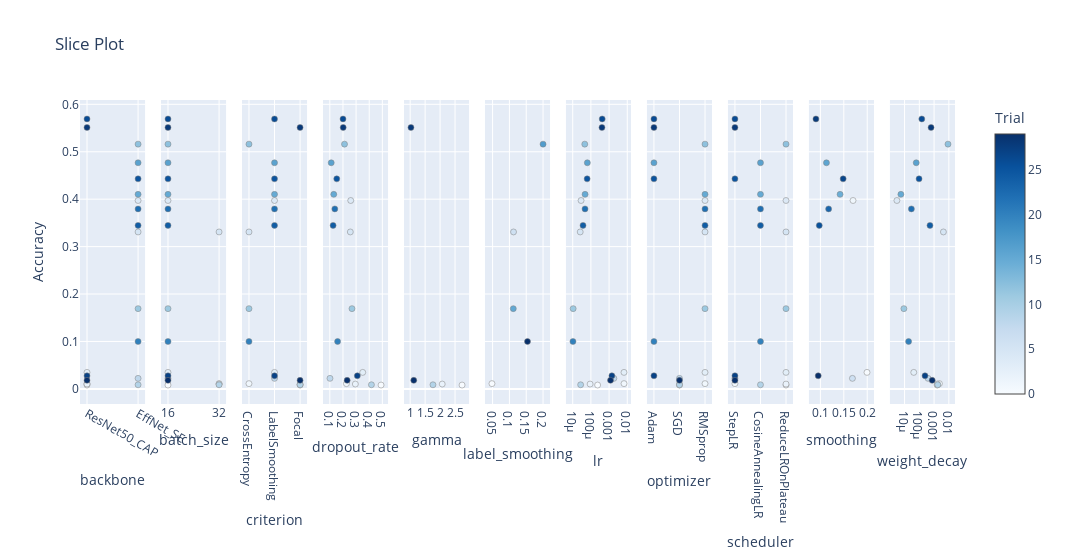

Here is the notebook cell this chart was saved with:
### Code cell
optuna.visualization.plot_parallel_coordinate(study, target_name='Accuracy').show()
optuna.visualization.plot_slice(study, target_name='Accuracy').show()

### Figure 1 — Plotly figure (JSON) as saved in the notebook; plotly's stock layout.template omitted (floating-point values rounded to 4 significant figures)
{"data": [{"marker": {"color": [0, 1, 2, 3, 4, 5, 8, 9, 11, 12, 15, 16, 20, 22, 24, 25, 26, 27, 28, 29], "colorbar": {"title": {"text": "Trial"}, "x": 1, "xpad": 40}, "colorscale": [[0, "rgb(247,251,255)"], [0.125, "rgb(222,235,247)"], [0.25, "rgb(198,219,239)"], [0.375, "rgb(158,202,225)"], [0.5, "rgb(107,174,214)"], [0.625, "rgb(66,146,198)"], [0.75, "rgb(33,113,181)"], [0.875, "rgb(8,81,156)"], [1, "rgb(8,48,107)"]], "line": {"color": "Grey", "width": 0.5}, "showscale": true}, "mode": "markers", "name": "Feasible Trial", "showlegend": false, "type": "scatter", "x": ["ResNet50_CAP", "ResNet50_CAP", "ResNet50_CAP", "ResNet50_CAP", "EffNet_SE", "EffNet_SE", "EffNet_SE", "EffNet_SE", "EffNet_SE", "EffNet_SE", "EffNet_SE", "EffNet_SE", "EffNet_SE", "EffNet_SE", "EffNet_SE", "EffNet_SE", "ResNet50_CAP", "ResNet50_CAP", "ResNet50_CAP", "ResNet50_CAP"], "xaxis": "x", "y": [0.008101, 0.0111, 0.0102, 0.0348, 0.3972, 0.3309, 0.0222, 0.008701, 0.1692, 0.5161, 0.4101, 0.4767, 0.09991, 0.3795, 0.3447, 0.4428, 0.5692, 0.0276, 0.5512, 0.018], "yaxis": "y"}, {"marker": {"color": [0, 1, 2, 3, 4, 5, 8, 9, 11, 12, 15, 16, 20, 22, 24, 25, 26, 27, 28, 29], "colorbar": {"title": {"text": "Trial"}, "x": 1, "xpad": 40}, "colorscale": [[0, "rgb(247,251,255)"], [0.125, "rgb(222,235,247)"], [0.25, "rgb(198,219,239)"], [0.375, "rgb(158,202,225)"], [0.5, "rgb(107,174,214)"], [0.625, "rgb(66,146,198)"], [0.75, "rgb(33,113,181)"], [0.875, "rgb(8,81,156)"], [1, "rgb(8,48,107)"]], "line": {"color": "Grey", "width": 0.5}, "showscale": false}, "mode": "markers", "name": "Feasible Trial", "showlegend": false, "type": "scatter", "x": [16, 32, 32, 16, 16, 32, 16, 32, 16, 16, 16, 16, 16, 16, 16, 16, 16, 16, 16, 16], "xaxis": "x2", "y": [0.008101, 0.0111, 0.0102, 0.0348, 0.3972, 0.3309, 0.0222, 0.008701, 0.1692, 0.5161, 0.4101, 0.4767, 0.09991, 0.3795, 0.3447, 0.4428, 0.5692, 0.0276, 0.5512, 0.018], "yaxis": "y2"}, {"marker": {"color": [0, 1, 2, 3, 4, 5, 8, 9, 11, 12, 15, 16, 20, 22, 24, 25, 26, 27, 28, 29], "colorbar": {"title": {"text": "Trial"}, "x": 1, "xpad": 40}, "colorscale": [[0, "rgb(247,251,255)"], [0.125, "rgb(222,235,247)"], [0.25, "rgb(198,219,239)"], [0.375, "rgb(158,202,225)"], [0.5, "rgb(107,174,214)"], [0.625, "rgb(66,146,198)"], [0.75, "rgb(33,113,181)"], [0.875, "rgb(8,81,156)"], [1, "rgb(8,48,107)"]], "line": {"color": "Grey", "width": 0.5}, "showscale": false}, "mode": "markers", "name": "Feasible Trial", "showlegend": false, "type": "scatter", "x": ["Focal", "CrossEntropy", "Focal", "LabelSmoothing", "LabelSmoothing", "CrossEntropy", "LabelSmoothing", "Focal", "CrossEntropy", "CrossEntropy", "LabelSmoothing", "LabelSmoothing", "CrossEntropy", "LabelSmoothing", "LabelSmoothing", "LabelSmoothing", "LabelSmoothing", "LabelSmoothing", "Focal", "Focal"], "xaxis": "x3", "y": [0.008101, 0.0111, 0.0102, 0.0348, 0.3972, 0.3309, 0.0222, 0.008701, 0.1692, 0.5161, 0.4101, 0.4767, 0.09991, 0.3795, 0.3447, 0.4428, 0.5692, 0.0276, 0.5512, 0.018], "yaxis": "y3"}, {"marker": {"color": [0, 1, 2, 3, 4, 5, 8, 9, 11, 12, 15, 16, 20, 22, 24, 25, 26, 27, 28, 29], "colorbar": {"title": {"text": "Trial"}, "x": 1, "xpad": 40}, "colorscale": [[0, "rgb(247,251,255)"], [0.125, "rgb(222,235,247)"], [0.25, "rgb(198,219,239)"], [0.375, "rgb(158,202,225)"], [0.5, "rgb(107,174,214)"], [0.625, "rgb(66,146,198)"], [0.75, "rgb(33,113,181)"], [0.875, "rgb(8,81,156)"], [1, "rgb(8,48,107)"]], "line": {"color": "Grey", "width": 0.5}, "showscale": false}, "mode": "markers", "name": "Feasible Trial", "showlegend": false, "type": "scatter", "x": [0.4901, 0.2266, 0.2946, 0.3506, 0.2592, 0.2561, 0.1012, 0.4168, 0.2687, 0.2119, 0.13, 0.1107, 0.1593, 0.1382, 0.1249, 0.1528, 0.2004, 0.3094, 0.2018, 0.2319], "xaxis": "x4", "y": [0.008101, 0.0111, 0.0102, 0.0348, 0.3972, 0.3309, 0.0222, 0.008701, 0.1692, 0.5161, 0.4101, 0.4767, 0.09991, 0.3795, 0.3447, 0.4428, 0.5692, 0.0276, 0.5512, 0.018], "yaxis": "y4"}, {"marker": {"color": [0, 2, 9, 28, 29], "colorbar": {"title": {"text": "Trial"}, "x": 1, "xpad": 40}, "colorscale": [[0, "rgb(247,251,255)"], [0.125, "rgb(222,235,247)"], [0.25, "rgb(198,219,239)"], [0.375, "rgb(158,202,225)"], [0.5, "rgb(107,174,214)"], [0.625, "rgb(66,146,198)"], [0.75, "rgb(33,113,181)"], [0.875, "rgb(8,81,156)"], [1, "rgb(8,48,107)"]], "line": {"color": "Grey", "width": 0.5}, "showscale": false}, "mode": "markers", "name": "Feasible Trial", "showlegend": false, "type": "scatter", "x": [2.734, 2.072, 1.762, 1.027, 1.121], "xaxis": "x5", "y": [0.008101, 0.0102, 0.008701, 0.5512, 0.018], "yaxis": "y5"}, {"marker": {"color": [1, 5, 11, 12, 20], "colorbar": {"title": {"text": "Trial"}, "x": 1, "xpad": 40}, "colorscale": [[0, "rgb(247,251,255)"], [0.125, "rgb(222,235,247)"], [0.25, "rgb(198,219,239)"], [0.375, "rgb(158,202,225)"], [0.5, "rgb(107,174,214)"], [0.625, "rgb(66,146,198)"], [0.75, "rgb(33,113,181)"], [0.875, "rgb(8,81,156)"], [1, "rgb(8,48,107)"]], "line": {"color": "Grey", "width": 0.5}, "showscale": false}, "mode": "markers", "name": "Feasible Trial", "showlegend": false, "type": "scatter", "x": [0.04808, 0.1122, 0.1115, 0.2, 0.1538], "xaxis": "x6", "y": [0.0111, 0.3309, 0.1692, 0.5161, 0.09991], "yaxis": "y6"}, {"marker": {"color": [0, 1, 2, 3, 4, 5, 8, 9, 11, 12, 15, 16, 20, 22, 24, 25, 26, 27, 28, 29], "colorbar": {"title": {"text": "Trial"}, "x": 1, "xpad": 40}, "colorscale": [[0, "rgb(247,251,255)"], [0.125, "rgb(222,235,247)"], [0.25, "rgb(198,219,239)"], [0.375, "rgb(158,202,225)"], [0.5, "rgb(107,174,214)"], [0.625, "rgb(66,146,198)"], [0.75, "rgb(33,113,181)"], [0.875, "rgb(8,81,156)"], [1, "rgb(8,48,107)"]], "line": {"color": "Grey", "width": 0.5}, "showscale": false}, "mode": "markers", "name": "Feasible Trial", "showlegend": false, "type": "scatter", "x": [0.0002343, 0.006643, 9.056e-05, 0.006609, 2.878e-05, 2.585e-05, 0.001831, 2.73e-05, 1.058e-05, 4.609e-05, 4.782e-05, 6.375e-05, 1.031e-05, 4.76e-05, 3.68e-05, 6.209e-05, 0.0004189, 0.001428, 0.0004062, 0.001201], "xaxis": "x7", "y": [0.008101, 0.0111, 0.0102, 0.0348, 0.3972, 0.3309, 0.0222, 0.008701, 0.1692, 0.5161, 0.4101, 0.4767, 0.09991, 0.3795, 0.3447, 0.4428, 0.5692, 0.0276, 0.5512, 0.018], "yaxis": "y7"}, {"marker": {"color": [0, 1, 2, 3, 4, 5, 8, 9, 11, 12, 15, 16, 20, 22, 24, 25, 26, 27, 28, 29], "colorbar": {"title": {"text": "Trial"}, "x": 1, "xpad": 40}, "colorscale": [[0, "rgb(247,251,255)"], [0.125, "rgb(222,235,247)"], [0.25, "rgb(198,219,239)"], [0.375, "rgb(158,202,225)"], [0.5, "rgb(107,174,214)"], [0.625, "rgb(66,146,198)"], [0.75, "rgb(33,113,181)"], [0.875, "rgb(8,81,156)"], [1, "rgb(8,48,107)"]], "line": {"color": "Grey", "width": 0.5}, "showscale": false}, "mode": "markers", "name": "Feasible Trial", "showlegend": false, "type": "scatter", "x": ["SGD", "RMSprop", "SGD", "RMSprop", "RMSprop", "RMSprop", "SGD", "SGD", "RMSprop", "RMSprop", "RMSprop", "Adam", "Adam", "RMSprop", "RMSprop", "Adam", "Adam", "Adam", "Adam", "SGD"], "xaxis": "x8", "y": [0.008101, 0.0111, 0.0102, 0.0348, 0.3972, 0.3309, 0.0222, 0.008701, 0.1692, 0.5161, 0.4101, 0.4767, 0.09991, 0.3795, 0.3447, 0.4428, 0.5692, 0.0276, 0.5512, 0.018], "yaxis": "y8"}, {"marker": {"color": [0, 1, 2, 3, 4, 5, 8, 9, 11, 12, 15, 16, 20, 22, 24, 25, 26, 27, 28, 29], "colorbar": {"title": {"text": "Trial"}, "x": 1, "xpad": 40}, "colorscale": [[0, "rgb(247,251,255)"], [0.125, "rgb(222,235,247)"], [0.25, "rgb(198,219,239)"], [0.375, "rgb(158,202,225)"], [0.5, "rgb(107,174,214)"], [0.625, "rgb(66,146,198)"], [0.75, "rgb(33,113,181)"], [0.875, "rgb(8,81,156)"], [1, "rgb(8,48,107)"]], "line": {"color": "Grey", "width": 0.5}, "showscale": false}, "mode": "markers", "name": "Feasible Trial", "showlegend": false, "type": "scatter", "x": ["ReduceLROnPlateau", "StepLR", "ReduceLROnPlateau", "ReduceLROnPlateau", "ReduceLROnPlateau", "ReduceLROnPlateau", "StepLR", "CosineAnnealingLR", "ReduceLROnPlateau", "ReduceLROnPlateau", "CosineAnnealingLR", "CosineAnnealingLR", "CosineAnnealingLR", "CosineAnnealingLR", "CosineAnnealingLR", "StepLR", "StepLR", "StepLR", "StepLR", "StepLR"], "xaxis": "x9", "y": [0.008101, 0.0111, 0.0102, 0.0348, 0.3972, 0.3309, 0.0222, 0.008701, 0.1692, 0.5161, 0.4101, 0.4767, 0.09991, 0.3795, 0.3447, 0.4428, 0.5692, 0.0276, 0.5512, 0.018], "yaxis": "y9"}, {"marker": {"color": [3, 4, 8, 15, 16, 22, 24, 25, 26, 27], "colorbar": {"title": {"text": "Trial"}, "x": 1, "xpad": 40}, "colorscale": [[0, "rgb(247,251,255)"], [0.125, "rgb(222,235,247)"], [0.25, "rgb(198,219,239)"], [0.375, "rgb(158,202,225)"], [0.5, "rgb(107,174,214)"], [0.625, "rgb(66,146,198)"], [0.75, "rgb(33,113,181)"], [0.875, "rgb(8,81,156)"], [1, "rgb(8,48,107)"]], "line": {"color": "Grey", "width": 0.5}, "showscale": false}, "mode": "markers", "name": "Feasible Trial", "showlegend": false, "type": "scatter", "x": [0.1996, 0.1697, 0.1684, 0.142, 0.1129, 0.1176, 0.09759, 0.1486, 0.09045, 0.09533], "xaxis": "x10", "y": [0.0348, 0.3972, 0.0222, 0.4101, 0.4767, 0.3795, 0.3447, 0.4428, 0.5692, 0.0276], "yaxis": "y10"}, {"marker": {"color": [0, 1, 2, 3, 4, 5, 8, 9, 11, 12, 15, 16, 20, 22, 24, 25, 26, 27, 28, 29], "colorbar": {"title": {"text": "Trial"}, "x": 1, "xpad": 40}, "colorscale": [[0, "rgb(247,251,255)"], [0.125, "rgb(222,235,247)"], [0.25, "rgb(198,219,239)"], [0.375, "rgb(158,202,225)"], [0.5, "rgb(107,174,214)"], [0.625, "rgb(66,146,198)"], [0.75, "rgb(33,113,181)"], [0.875, "rgb(8,81,156)"], [1, "rgb(8,48,107)"]], "line": {"color": "Grey", "width": 0.5}, "showscale": false}, "mode": "markers", "name": "Feasible Trial", "showlegend": false, "type": "scatter", "x": [0.001602, 0.002297, 0.001648, 4.19e-05, 3.032e-06, 0.004284, 0.0003917, 0.00178, 8.97e-06, 0.008756, 5.624e-06, 6.165e-05, 1.875e-05, 2.9e-05, 0.0005267, 9.575e-05, 0.0001471, 0.0002424, 0.0006242, 0.0007447], "xaxis": "x11", "y": [0.008101, 0.0111, 0.0102, 0.0348, 0.3972, 0.3309, 0.0222, 0.008701, 0.1692, 0.5161, 0.4101, 0.4767, 0.09991, 0.3795, 0.3447, 0.4428, 0.5692, 0.0276, 0.5512, 0.018], "yaxis": "y11"}], "layout": {"title": {"text": "Slice Plot"}, "width": 3300, "xaxis": {"anchor": "y", "categoryarray": ["ResNet50_CAP", "EffNet_SE"], "categoryorder": "array", "domain": [0, 0.07438], "title": {"text": "backbone"}, "type": "category"}, "xaxis10": {"anchor": "y10", "domain": [0.8331, 0.9074], "title": {"text": "smoothing"}}, "xaxis11": {"anchor": "y11", "domain": [0.9256, 1.0], "title": {"text": "weight_decay"}, "type": "log"}, "xaxis2": {"anchor": "y2", "categoryarray": [16, 32], "categoryorder": "array", "domain": [0.09256, 0.1669], "title": {"text": "batch_size"}, "type": "category"}, "xaxis3": {"anchor": "y3", "categoryarray": ["CrossEntropy", "LabelSmoothing", "Focal"], "categoryorder": "array", "domain": [0.1851, 0.2595], "title": {"text": "criterion"}, "type": "category"}, "xaxis4": {"anchor": "y4", "domain": [0.2777, 0.3521], "title": {"text": "dropout_rate"}}, "xaxis5": {"anchor": "y5", "domain": [0.3702, 0.4446], "title": {"text": "gamma"}}, "xaxis6": {"anchor": "y6", "domain": [0.4628, 0.5372], "title": {"text": "label_smoothing"}}, "xaxis7": {"anchor": "y7", "domain": [0.5554, 0.6298], "title": {"text": "lr"}, "type": "log"}, "xaxis8": {"anchor": "y8", "categoryarray": ["Adam", "SGD", "RMSprop"], "categoryorder": "array", "domain": [0.6479, 0.7223], "title": {"text": "optimizer"}, "type": "category"}, "xaxis9": {"anchor": "y9", "categoryarray": ["StepLR", "CosineAnnealingLR", "ReduceLROnPlateau"], "categoryorder": "array", "domain": [0.7405, 0.8149], "title": {"text": "scheduler"}, "type": "category"}, "yaxis": {"anchor": "x", "domain": [0, 1], "title": {"text": "Accuracy"}}, "yaxis10": {"anchor": "x10", "domain": [0, 1], "matches": "y", "showticklabels": false}, "yaxis11": {"anchor": "x11", "domain": [0, 1], "matches": "y", "showticklabels": false}, "yaxis2": {"anchor": "x2", "domain": [0, 1], "matches": "y", "showticklabels": false}, "yaxis3": {"anchor": "x3", "domain": [0, 1], "matches": "y", "showticklabels": false}, "yaxis4": {"anchor": "x4", "domain": [0, 1], "matches": "y", "showticklabels": false}, "yaxis5": {"anchor": "x5", "domain": [0, 1], "matches": "y", "showticklabels": false}, "yaxis6": {"anchor": "x6", "domain": [0, 1], "matches": "y", "showticklabels": false}, "yaxis7": {"anchor": "x7", "domain": [0, 1], "matches": "y", "showticklabels": false}, "yaxis8": {"anchor": "x8", "domain": [0, 1], "matches": "y", "showticklabels": false}, "yaxis9": {"anchor": "x9", "domain": [0, 1], "matches": "y", "showticklabels": false}}}
